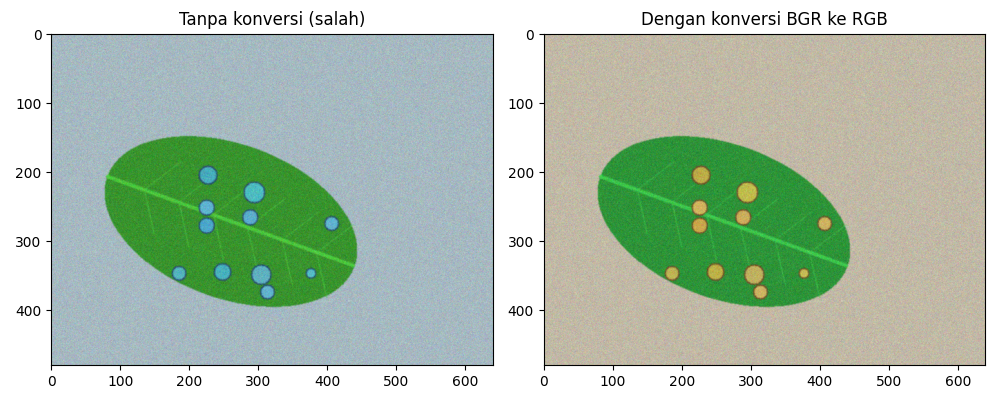
#> input picture hasil/b1_bgr_rgb.png, 1000 x 400 px, given in place of teh_021.png, which was not available
$ python lengkapi_hasil.py
#> lines starting #> are read from the running program, lines starting #| are printed output that depends on the picture
"""Bukti pelengkap Bagian 1-5; dijalankan dari akar repository."""
from pathlib import Path
import csv
import cv2
import numpy as np
import matplotlib
matplotlib.use('Agg')
import matplotlib.pyplot as plt
from utils_cv import kontras_bercak

D=Path('data/sintetis'); O=Path('hasil')
def read(n,sub='citra',gray=False):
    im=cv2.imread(str(D/sub/f'teh_{n:03d}.png'),0 if gray else 1)
    if im is None: raise FileNotFoundError(n)
    return im
def save(name):
    plt.tight_layout(); plt.savefig(O/name,dpi=160,bbox_inches='tight'); plt.close()
def table(name,rows):
    with (O/name).open('w',newline='',encoding='utf8') as f:
        w=csv.DictWriter(f,fieldnames=list(rows[0])); w.writeheader(); w.writerows(rows)
def panel(name,items,cols=3):
    fig,axs=plt.subplots(int(np.ceil(len(items)/cols)),cols,figsize=(cols*4,int(np.ceil(len(items)/cols))*3),squeeze=False)
    for ax in axs.flat: ax.axis('off')
    for ax,(title,im) in zip(axs.flat,items):
        ax.imshow(cv2.cvtColor(im,cv2.COLOR_BGR2RGB) if im.ndim==3 else im,cmap='gray',vmin=0,vmax=255); ax.set_title(title)
    save(name)

# Pipeline enam tahap, dengan masukan, proses, dan keluaran per tahap.
steps=[('Akuisisi','Daun + kamera','Foto sesuai jarak/resolusi','Citra BGR'),('Praproses','Citra BGR','Gamma, CLAHE V, median','Citra diperbaiki'),('Segmentasi','Citra praproses','Pisahkan daun dan bercak','Mask prediksi'),('Ekstraksi fitur','Citra + mask prediksi','Hitung luas, warna, tekstur','Vektor fitur'),('Klasifikasi','Vektor fitur','Model mutu (P11)','Sehat/ringan/berat'),('Interpretasi','Kelas + luas','Persentase dan penjelasan','Pertimbangan petugas')]
fig,axs=plt.subplots(2,3,figsize=(13,5))
for i,(ax,(title,inp,proc,out)) in enumerate(zip(axs.flat,steps)):
    ax.axis('off'); ax.text(.02,.9,f'{i+1}. {title}',fontsize=14,fontweight='bold'); ax.text(.02,.65,'Masukan: '+inp,fontsize=10); ax.text(.02,.4,'Proses: '+proc,fontsize=10); ax.text(.02,.15,'Keluaran: '+out,fontsize=10)
save('b1_pipeline.png')
panel('b2_ringan_bayangan.png',[('Ringan normal (021)',read(21)),('Kanal R (021)',read(21)[:,:,2]),('Berat bayangan (045)',read(45)),('Kanal R (045)',read(45)[:,:,2])],2)
#> in read, im is the input picture: shape (400, 1000, 3); mean B, G, R 175.9, 193.7, 175.9
#> call 3 of read, with n = 45, sub = 'citra', gray = False
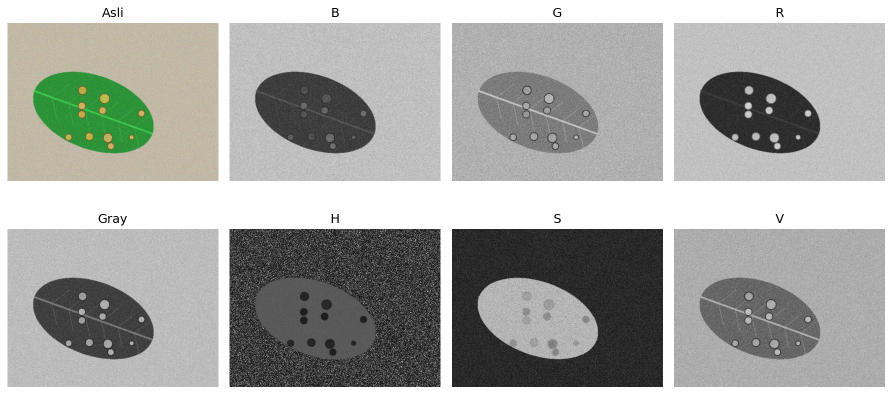
#> input picture hasil/b2_kanal.png, 1784 x 789 px, given in place of teh_045.png, which was not available (shown at 1/2 size)
#> in read, im is the input picture: shape (789, 1784, 3); mean B, G, R 164.8, 168.1, 166.8
#> the loop in panel, `for ax in axs.flat: ax.axis('off')` made 4 passes
#> the loop in panel, `for ax,(title,im) in zip(axs.flat,items):` made 4 passes
#> title on passes 1 to 4: 'Ringan normal (021)', 'Kanal R (021)', 'Berat bayangan (045)', 'Kanal R (045)'
#> call 2 of save, with name = 'b2_ringan_bayangan.png'
#> in save (call 2), `plt.tight_layout()`:
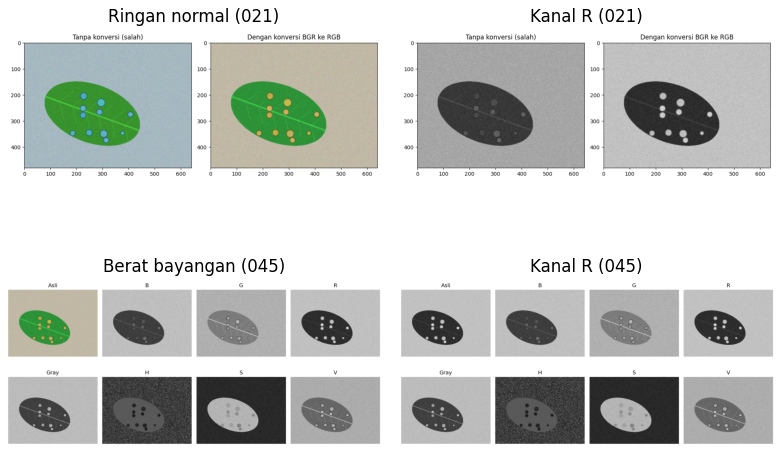
#> figure drawn by matplotlib, 4 panels
# Perbandingan CLAHE V dengan BGR.
im=read(45); hsv=cv2.cvtColor(im,cv2.COLOR_BGR2HSV); cl=cv2.createCLAHE(clipLimit=2,tileGridSize=(8,8)); hsv[:,:,2]=cl.apply(hsv[:,:,2]); via_v=cv2.cvtColor(hsv,cv2.COLOR_HSV2BGR); via_bgr=cv2.merge([cl.apply(c) for c in cv2.split(im)])
#> after `hsv = cv2.cvtColor(im, cv2.COLOR_BGR2HSV)`: hsv: shape (789, 1784, 3); mean H, S, V 3, 6.3, 168.8
#> after `hsv[:, :, 2] = cl.apply(hsv[:, :, 2])`: hsv: shape (789, 1784, 3); mean H, S, V 3, 6.3, 169.3
#> after `via_v = cv2.cvtColor(hsv, cv2.COLOR_HSV2BGR)`:
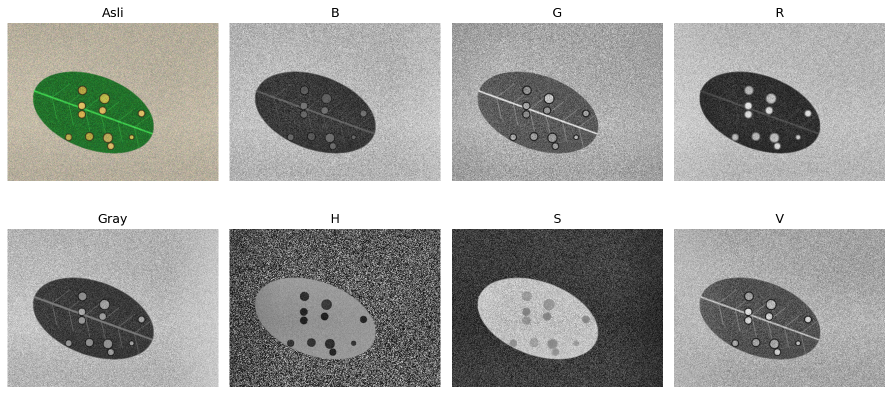
#> via_v: shape (789, 1784, 3) (shown at 1/2 size); mean B, G, R 165.7, 168.6, 167.7
panel('b3_clahe_warna.png',[('Asli',im),('CLAHE V',via_v),('CLAHE BGR',via_bgr)])
#> call 3 of save, with name = 'b3_clahe_warna.png'
#> in save (call 3), `plt.tight_layout()`:
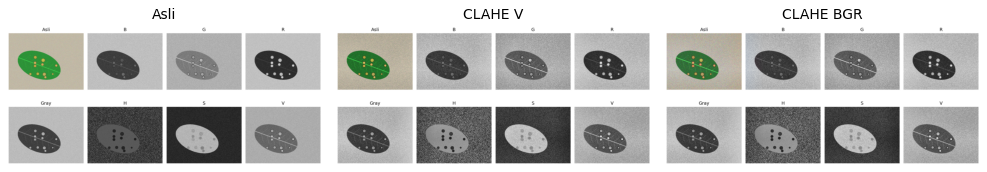
#> figure drawn by matplotlib, 3 panels
rows=[]; items=[]
for offset,condition in [(1,'gelap'),(2,'terang'),(3,'kontras_rendah'),(4,'bayangan')]:
    for base in (21,41):
        n=base+offset; g=cv2.cvtColor(read(n),cv2.COLOR_BGR2GRAY)
#> after `g = cv2.cvtColor(read(n), cv2.COLOR_BGR2GRAY)`:
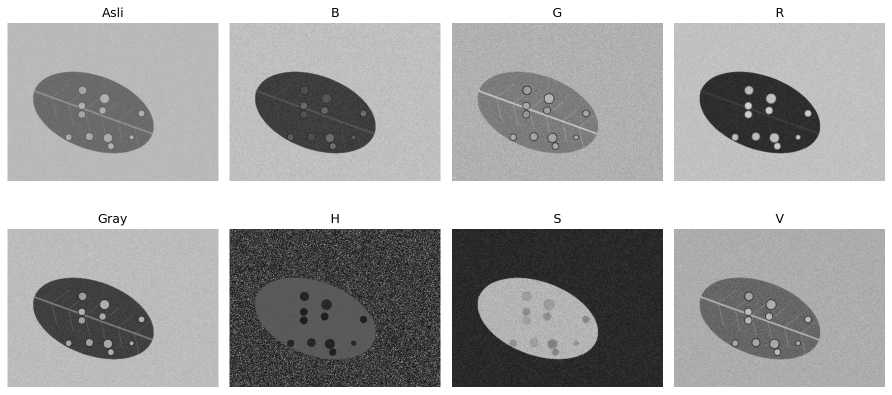
#> g: shape (789, 1784) (shown at 1/2 size); min 0, max 255, mean 167.3
        if condition in ('gelap', 'terang'):
            if condition == 'gelap':
                lo, hi = np.percentile(g, (2, 98))
#> lo = 30; hi = 255
                result = np.clip((g.astype(float) - lo) / max(hi - lo, 1) * 255, 0, 255).astype('uint8')
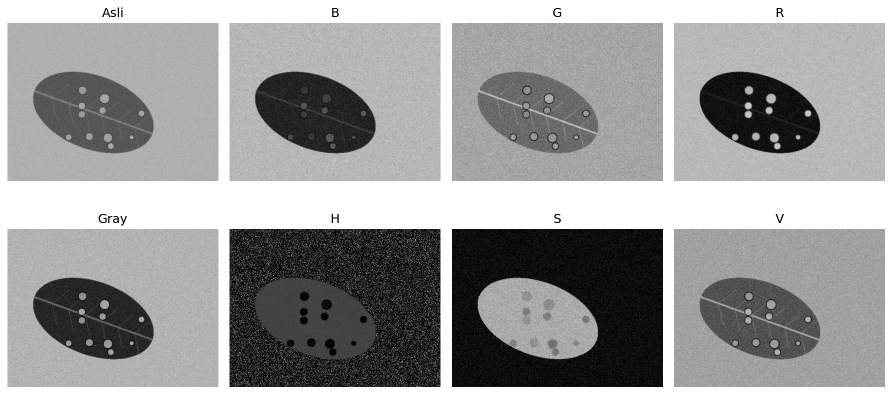
#> result: shape (789, 1784) (shown at 1/2 size); min 0, max 255, mean 155.4
                method = 'regang persentil 2-98'
            else:
                gamma = 1.8
                lut = np.array([255 * (v / 255) ** gamma for v in range(256)]).clip(0, 255).astype('uint8')
                result = cv2.LUT(g, lut)
                method = 'gamma 1.8'
        elif condition == 'kontras_rendah':
            result = cv2.equalizeHist(g)
            method = 'ekualisasi histogram'
        else:
            result = cv2.createCLAHE(clipLimit=2.0, tileGridSize=(8, 8)).apply(g)
            method = 'CLAHE clip 2 tile 8'
#> (the run stopped early here; a loop or call above may not have finished)
